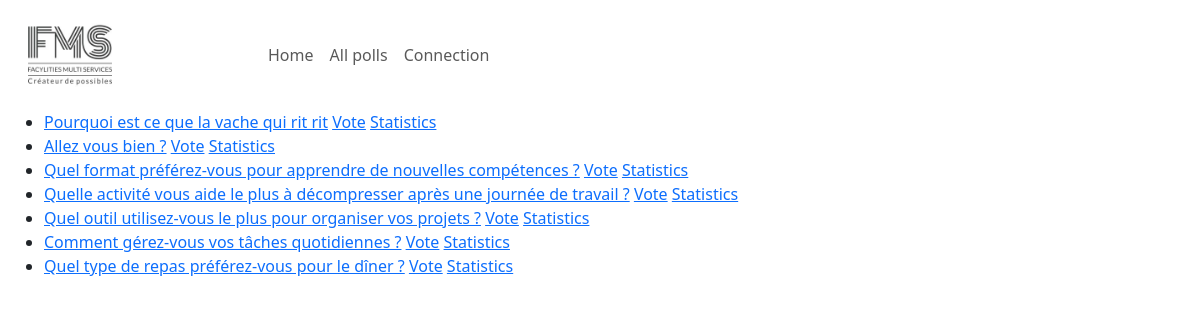
/polls/all/, run on the app's committed database.
### polls/models.py (models this page shows, shortened)
class Question(models.Model):
    id = models.AutoField(primary_key=True)
    question_text = models.CharField(max_length=200)
    pub_date = models.DateTimeField("date published")

### polls/views.py (the view)
# urls.py: path("all/", views.AllPollsView.as_view(), name="all"),
class AllPollsView(generic.ListView):
    template_name = "polls/all.html"
    context_object_name = "question_list"
    def get_queryset(self) -> Any:
        return Question.objects.order_by("-pub_date")

### polls/templates/polls/all.html (shortened to what this page needs)
{% extends "polls/base.html" %}
{% block content %}
{% if question_list %}
<ul>
  {% for question in question_list %}
  <li>
    <a href="{% url 'polls:frequency' question.id %}"
      >{{ question.question_text }}</a
    >
    <a href="{% url 'polls:detail' question.id %}">Vote</a>
    <a href="{% url 'polls:statistics' question.id %}">Statistics</a>
  </li>
  {% endfor %}
</ul>
{% else %}
<p>No polls are available.</p>
{% endif %}
{% endblock %}

### data on the page
Question: question_text "Pourquoi est ce que la vache qui rit rit"
Question: question_text "Allez vous bien ?"
Question: question_text "Quel format préférez-vous pour apprendre de nouvelles compétences ?"
Question: question_text "Quelle activité vous aide le plus à décompresser après une journée de travail ?"
Question: question_text "Quel outil utilisez-vous le plus pour organiser vos projets ?"
Question: question_text "Comment gérez-vous vos tâches quotidiennes ?"
Question: question_text "Quel type de repas préférez-vous pour le dîner ?"
